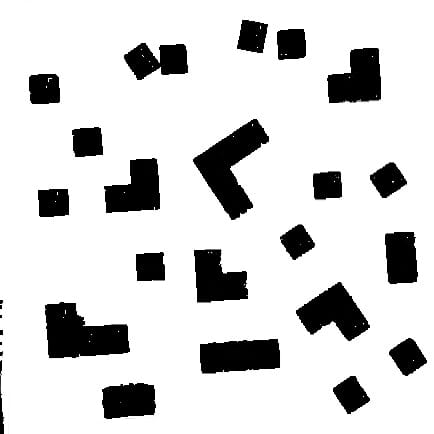
#> input picture Webots_Scripts/Binary_Mask.png, 434 x 434 px, found by its file name
$ python window.py
#> lines starting #> are read from the running program, lines starting #| are printed output that depends on the picture
import cv2
import numpy as np

W_LEN = 200
class Window():
    def __init__(self,map_image):
        self.map = cv2.imread(map_image)
#> self.map is the input picture: shape (434, 434, 3); min 0, max 255, mean 212.8
        self.shape = np.shape(self.map)
#> self.shape = (434, 434, 3)

    def setRobot(self,pos):
        center_x = int(pos[0]/10*self.shape[0])
#> center_x = 217
        center_y = int(self.shape[1] - pos[1]/10*self.shape[1])
#> center_y = 217
        size = 201  # Odd number to ensure the center point is included
        start_x = max(center_x - (size - 1) // 2, 0)
#> start_x = 117
        end_x = min(center_x + (size - 1) // 2 + 1, self.shape[0])
#> end_x = 318
        start_y = max(center_y - (size - 1) // 2, 0)
#> start_y = 117
        end_y = min(center_y + (size - 1) // 2 + 1, self.shape[1])
#> end_y = 318
        self.window = self.map[start_x:end_x, start_y:end_y]
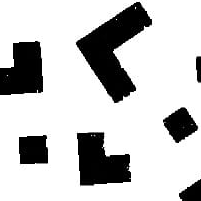
#> self.window: shape (201, 201, 3); min 0, max 255, mean 197.8

    #def setGoal(self,pos)
    def showWindow(self):
        cv2.imshow("hi",self.window)
        cv2.waitKey(500)

win = Window("/home/navin/catkin_ws/src/Multi-Agent-Path-Finding-Motion-Planning/Webots_Scripts/Binary_Mask.png")
win.setRobot([5,5])
win.showWindow()
